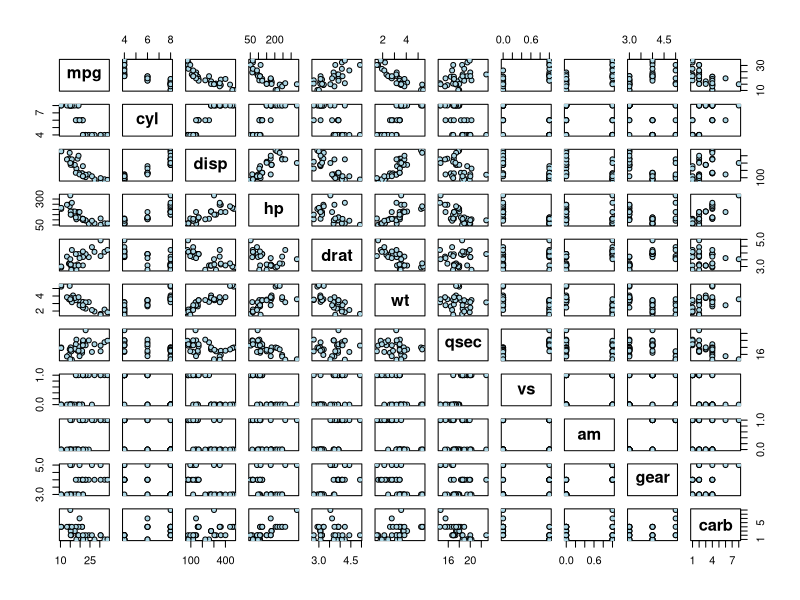
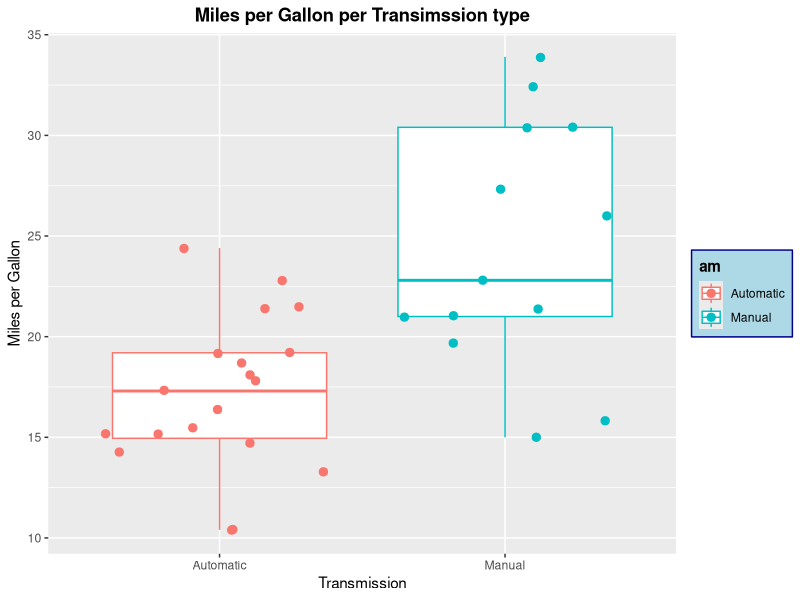
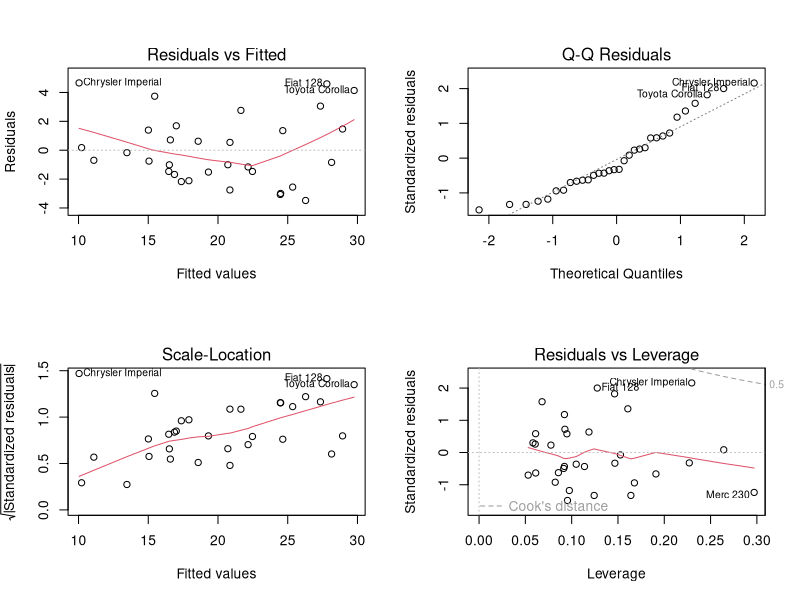
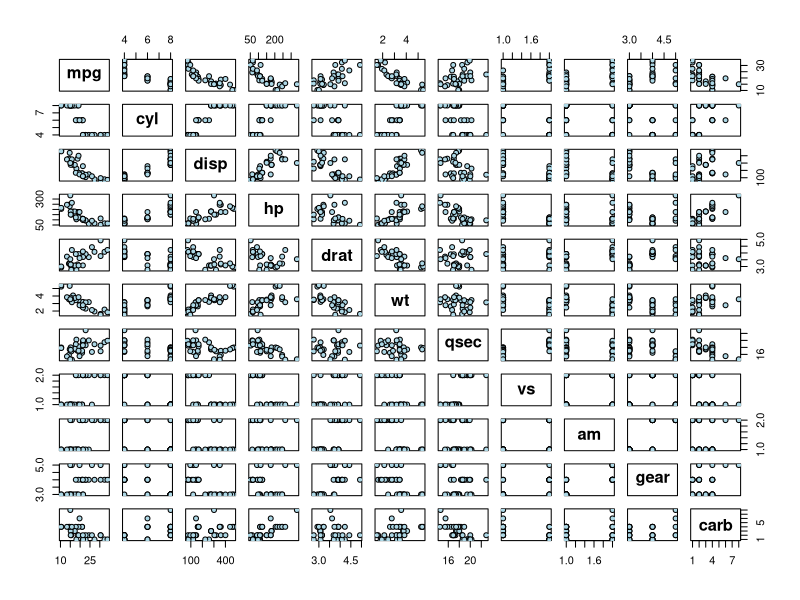

R code for these plots, in order:
## ---- chunk 1
knitr::opts_chunk$set(echo = TRUE)
## ---- chunk 2
data(mtcars)
str(mtcars)
pairs(mpg ~ ., data = mtcars, 
      cex = 1, pch = 21, bg = "light blue",
      cex.labels = 1.5, font.labels = 2)
## ---- chunk 3
mtcars[mtcars$am == 0, "am"] <- "Automatic"
mtcars[mtcars$am == 1, "am"] <- "Manual"

mtcars$am <- as.factor(mtcars$am)
mtcars$vs <- as.factor(mtcars$vs)
## ---- chunk 4
library(ggplot2)
# Boxplot:
ggplot(data = mtcars, aes(x = am, y = mpg, color = am)) + 
    ggtitle("Miles per Gallon per Transimssion type") +
    geom_boxplot() + 
    geom_jitter(size = 2.5) + 
    xlab("Transmission") + 
    ylab("Miles per Gallon") + 
    theme(plot.title = element_text(face = "bold", hjust = 0.5), 
          legend.title = element_text(face = "bold"),
              legend.background = element_rect(fill = "lightblue", 
              size = 0.5, linetype = "solid", colour = "darkblue"))

summary(mtcars[mtcars$am == "Automatic", "mpg"])
summary(mtcars[mtcars$am == "Manual", "mpg"])
## ---- chunk 5
test <- t.test(mpg ~ am, data = mtcars)
test
## ---- chunk 6
modelLin <- lm(mpg ~ am, data = mtcars)
summary(modelLin)
AIC(modelLin)
## ---- chunk 7
summary(modelLin)$coefficients
## ---- chunk 8
modelAllIn = lm(mpg ~ ., data = mtcars)
summary(modelAllIn)
AIC(modelAllIn)
## ---- chunk 9
# Backward Elimination:
modelBackward <- step(modelAllIn, direction = "backward", trace = 1)
summary(modelBackward)
AIC(modelBackward)
## ---- chunk 10
# Starting Model:
modelStart <- lm(mpg ~ 1, data = mtcars)
summary(modelStart)
AIC(modelStart)

# Forward Selection:
modelForward <- step(modelStart, direction = "forward", 
                     scope = formula(modelAllIn))
summary(modelForward)
AIC(modelForward)
## ---- chunk 11
# Stepwise Selection: Combining Backward and Forward Selection:
modelStepwise <- step(modelAllIn, direction = "both", trace = 1)
summary(modelStepwise)
AIC(modelStepwise)
## ---- chunk 12
summary(modelStepwise)$coefficients
## ---- chunk 13
anova(modelStepwise, modelLin)
## ---- chunk 14
par(mfrow = c(2,2))
plot(modelStepwise)
## ---- chunk 15
pairs(mpg ~ ., data = mtcars, 
      cex = 1, pch = 21, bg = "light blue",
      cex.labels = 1.5, font.labels = 2)
